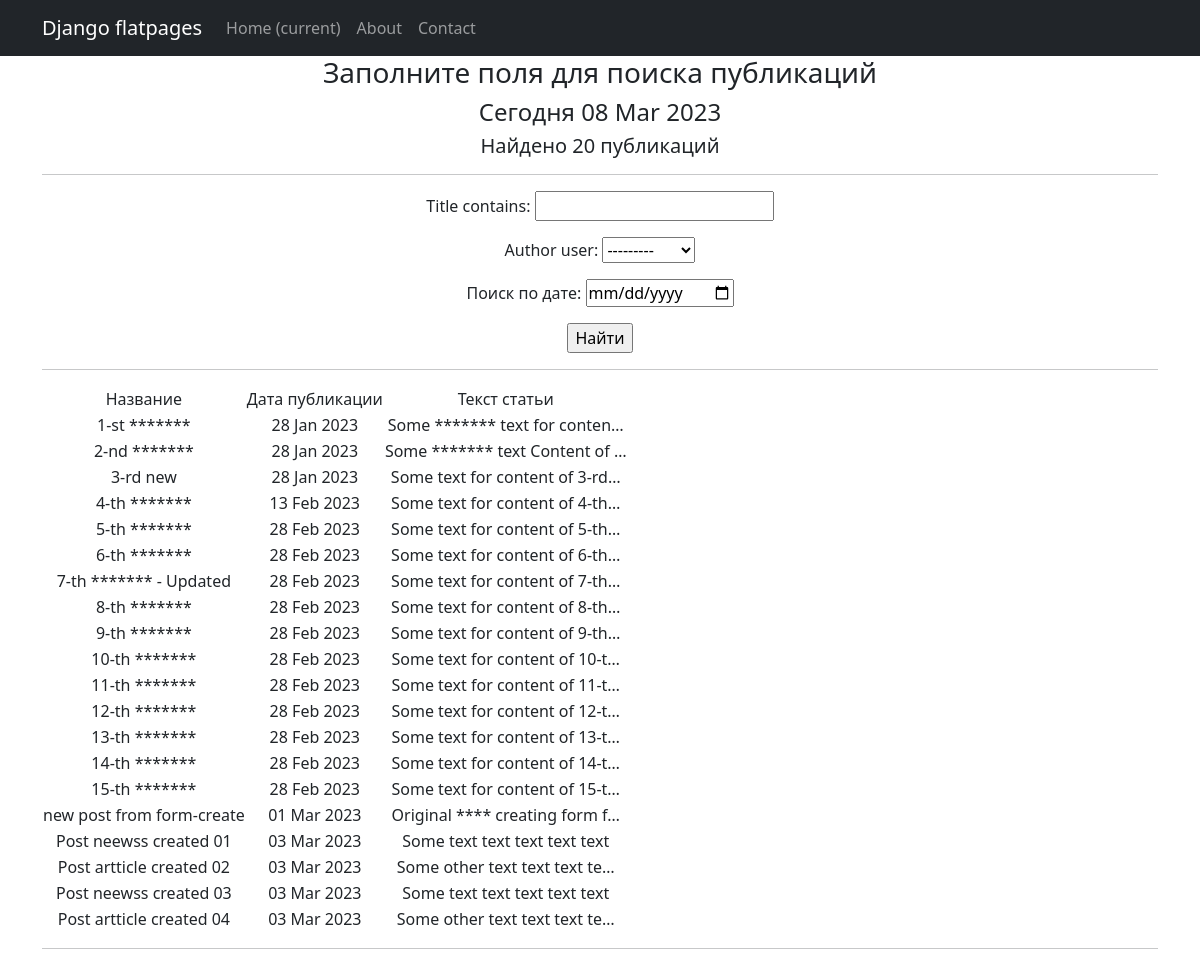
The app's page /news/search/ with its own data.
### main/models.py (models this page shows, shortened)
class Post(models.Model):
    article = "AC"
    news = "NS"
    POST_TYPES = [
        (article, 'Статья'),
        (news, 'Новость')
    ]
    author = models.ForeignKey(Author, on_delete = models.CASCADE)
    post_type = models.CharField(max_length=2, choices=POST_TYPES, default=article)
    time_in = models.DateTimeField(auto_now_add = True)
    title = models.CharField(max_length=255)
    content = models.TextField()
    post_rating = models.FloatField(default=0.0)
    category = models.ManyToManyField(Category, through = 'PostCategory', related_name='news')

### main/views.py (the view)
# urls.py: path('search/', SearchList.as_view(), name='post_search'),
class SearchList(ListView):
    model = Post
    template_name = 'search_page.html'
    context_object_name = 'news'
    def get_queryset(self):
        queryset = super().get_queryset()
        self.filterset = PostFilter(self.request.GET, queryset)
        return self.filterset.qs
    def get_context_data(self, **kwargs):
        context = super().get_context_data(**kwargs)
        context['filterset'] = self.filterset
        context['time_now'] = datetime.utcnow()
        return context

### main/templatetags/censor.py (called while the page is built)
@register.filter()
def censor(text):
    if type(text) == str:
        censors_words = ["article", "news"]
        for word in censors_words:
            text = text.replace(word, '*' * len(word))
        return text
    else:
        print("TypeError")

### templates/search_page.html (shortened to what this page needs)
{% extends 'flatpages/default.html' %}
{% load censor %}
{% load custom_tags %}
{% block content %}
    <h3>Заполните поля для поиска публикаций</h3>
    <h4>Сегодня {{ time_now|date:'d M Y' }}</h4>
    <h5>Найдено {{ news|length }} публикаций</h5>
    <hr>
    <form action="" method="get">
        {{ filterset.form.as_p }}
        <input type="submit" value="Найти" />
    </form>
    <hr>
    {% if news %}
        <table>
            <tr>
                <td>Название</td>
                <td>Дата публикации</td>
                <td>Текст статьи</td>
            </tr>
            {% for new in news %}
            <tr>
                <td>{{ new.title|censor }}</td>
                <td>{{ new.time_in|date:'d M Y' }}</td>
                <td>{{ new.content|truncatechars:30|censor }}</td>
            </tr>
            {% endfor %}
        </table>
    {% else %}
        <h2>No News !</h2>
    {% endif %}
    <hr>
{% endblock content %}

### records on screen
Post: title|censor "1-st *******", time_in "28 Jan 2023", content|censor "Some ******* text for conten…"
Post: title|censor "2-nd *******", time_in "28 Jan 2023", content|censor "Some ******* text Content of …"
Post: title|censor "3-rd new", time_in "28 Jan 2023", content|censor "Some text for content of 3-rd…"
Post: title|censor "4-th *******", time_in "13 Feb 2023", content|censor "Some text for content of 4-th…"
Post: title|censor "5-th *******", time_in "28 Feb 2023", content|censor "Some text for content of 5-th…"
Post: title|censor "6-th *******", time_in "28 Feb 2023", content|censor "Some text for content of 6-th…"
Post: title|censor "7-th ******* - Updated", time_in "28 Feb 2023", content|censor "Some text for content of 7-th…"
Post: title|censor "8-th *******", time_in "28 Feb 2023", content|censor "Some text for content of 8-th…"
Post: title|censor "9-th *******", time_in "28 Feb 2023", content|censor "Some text for content of 9-th…"
Post: title|censor "10-th *******", time_in "28 Feb 2023", content|censor "Some text for content of 10-t…"
Post: title|censor "11-th *******", time_in "28 Feb 2023", content|censor "Some text for content of 11-t…"
Post: title|censor "12-th *******", time_in "28 Feb 2023", content|censor "Some text for content of 12-t…"
Post: title|censor "13-th *******", time_in "28 Feb 2023", content|censor "Some text for content of 13-t…"
Post: title|censor "14-th *******", time_in "28 Feb 2023", content|censor "Some text for content of 14-t…"
Post: title|censor "15-th *******", time_in "28 Feb 2023", content|censor "Some text for content of 15-t…"
Post: title|censor "new post from form-create", time_in "01 Mar 2023", content|censor "Original **** creating form f…"
Post: title|censor "Post neewss created 01", time_in "03 Mar 2023", content|censor "Some text text text text text"
Post: title|censor "Post artticle created 02", time_in "03 Mar 2023", content|censor "Some other text text text te…"
Post: title|censor "Post neewss created 03", time_in "03 Mar 2023", content|censor "Some text text text text text"
Post: title|censor "Post artticle created 04", time_in "03 Mar 2023", content|censor "Some other text text text te…"

### other values on screen
{{ time_now|date:'d M Y' }} "08 Mar 2023"
{{ news|length }} "20"
